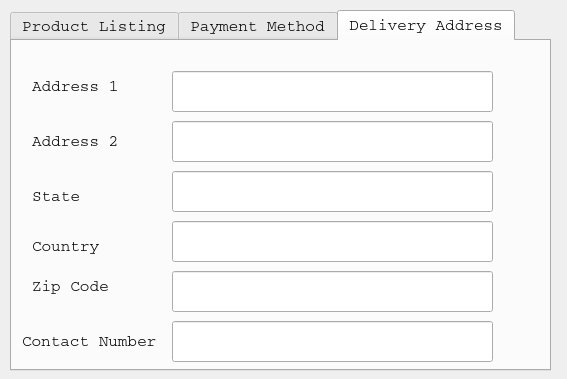
<?xml version="1.0" encoding="UTF-8"?>
<ui version="4.0">
 <class>Dialog</class>
 <widget class="QDialog" name="Dialog">
  <property name="geometry">
   <rect>
    <x>0</x>
    <y>0</y>
    <width>567</width>
    <height>379</height>
   </rect>
  </property>
  <property name="windowTitle">
   <string>Dialog</string>
  </property>
  <widget class="QTabWidget" name="tabWidget">
   <property name="geometry">
    <rect>
     <x>10</x>
     <y>10</y>
     <width>541</width>
     <height>361</height>
    </rect>
   </property>
   <property name="font">
    <font>
     <family>Courier</family>
     <pointsize>12</pointsize>
    </font>
   </property>
   <property name="currentIndex">
    <number>2</number>
   </property>
   <widget class="QWidget" name="tab">
    <attribute name="title">
     <string>Product Listing</string>
    </attribute>
    <widget class="QCheckBox" name="checkBox">
     <property name="geometry">
      <rect>
       <x>10</x>
       <y>30</y>
       <width>191</width>
       <height>61</height>
      </rect>
     </property>
     <property name="font">
      <font>
       <family>Courier</family>
       <pointsize>12</pointsize>
      </font>
     </property>
     <property name="text">
      <string>Cell Phone $150</string>
     </property>
    </widget>
    <widget class="QCheckBox" name="checkBox_2">
     <property name="geometry">
      <rect>
       <x>10</x>
       <y>70</y>
       <width>171</width>
       <height>61</height>
      </rect>
     </property>
     <property name="font">
      <font>
       <family>Courier</family>
       <pointsize>12</pointsize>
      </font>
     </property>
     <property name="text">
      <string>Laptop $500</string>
     </property>
    </widget>
    <widget class="QCheckBox" name="checkBox_3">
     <property name="geometry">
      <rect>
       <x>10</x>
       <y>120</y>
       <width>161</width>
       <height>51</height>
      </rect>
     </property>
     <property name="font">
      <font>
       <family>Courier</family>
       <pointsize>12</pointsize>
      </font>
     </property>
     <property name="text">
      <string>Camera $250</string>
     </property>
    </widget>
    <widget class="QCheckBox" name="checkBox_4">
     <property name="geometry">
      <rect>
       <x>10</x>
       <y>160</y>
       <width>161</width>
       <height>51</height>
      </rect>
     </property>
     <property name="font">
      <font>
       <family>Courier</family>
       <pointsize>12</pointsize>
      </font>
     </property>
     <property name="text">
      <string>Shoes $200</string>
     </property>
    </widget>
    <widget class="QPushButton" name="pushButton">
     <property name="geometry">
      <rect>
       <x>60</x>
       <y>212</y>
       <width>141</width>
       <height>31</height>
      </rect>
     </property>
     <property name="font">
      <font>
       <family>Courier</family>
       <pointsize>12</pointsize>
      </font>
     </property>
     <property name="text">
      <string>Add to Cart</string>
     </property>
    </widget>
   </widget>
   <widget class="QWidget" name="tab_2">
    <attribute name="title">
     <string>Payment Method</string>
    </attribute>
    <widget class="QRadioButton" name="radioButton">
     <property name="geometry">
      <rect>
       <x>20</x>
       <y>30</y>
       <width>161</width>
       <height>41</height>
      </rect>
     </property>
     <property name="text">
      <string>Debit Card</string>
     </property>
    </widget>
    <widget class="QRadioButton" name="radioButton_2">
     <property name="geometry">
      <rect>
       <x>20</x>
       <y>80</y>
       <width>161</width>
       <height>41</height>
      </rect>
     </property>
     <property name="text">
      <string>Credit Card</string>
     </property>
    </widget>
    <widget class="QRadioButton" name="radioButton_3">
     <property name="geometry">
      <rect>
       <x>20</x>
       <y>130</y>
       <width>171</width>
       <height>41</height>
      </rect>
     </property>
     <property name="text">
      <string>Net Banking</string>
     </property>
    </widget>
    <widget class="QRadioButton" name="radioButton_4">
     <property name="geometry">
      <rect>
       <x>20</x>
       <y>180</y>
       <width>181</width>
       <height>61</height>
      </rect>
     </property>
     <property name="text">
      <string>Cash On Delivery</string>
     </property>
    </widget>
   </widget>
   <widget class="QWidget" name="tab_3">
    <attribute name="title">
     <string>Delivery Address</string>
    </attribute>
    <widget class="QLabel" name="label">
     <property name="geometry">
      <rect>
       <x>20</x>
       <y>30</y>
       <width>111</width>
       <height>31</height>
      </rect>
     </property>
     <property name="text">
      <string>Address 1</string>
     </property>
    </widget>
    <widget class="QLabel" name="label_2">
     <property name="geometry">
      <rect>
       <x>20</x>
       <y>90</y>
       <width>101</width>
       <height>21</height>
      </rect>
     </property>
     <property name="text">
      <string>Address 2</string>
     </property>
    </widget>
    <widget class="QLabel" name="label_3">
     <property name="geometry">
      <rect>
       <x>20</x>
       <y>140</y>
       <width>121</width>
       <height>31</height>
      </rect>
     </property>
     <property name="text">
      <string>State</string>
     </property>
    </widget>
    <widget class="QLabel" name="label_4">
     <property name="geometry">
      <rect>
       <x>20</x>
       <y>190</y>
       <width>141</width>
       <height>31</height>
      </rect>
     </property>
     <property name="text">
      <string>Country</string>
     </property>
    </widget>
    <widget class="QLabel" name="label_5">
     <property name="geometry">
      <rect>
       <x>20</x>
       <y>230</y>
       <width>141</width>
       <height>31</height>
      </rect>
     </property>
     <property name="text">
      <string>Zip Code</string>
     </property>
    </widget>
    <widget class="QLabel" name="label_6">
     <property name="geometry">
      <rect>
       <x>10</x>
       <y>280</y>
       <width>141</width>
       <height>41</height>
      </rect>
     </property>
     <property name="text">
      <string>Contact Number</string>
     </property>
    </widget>
    <widget class="QLineEdit" name="lineEdit">
     <property name="geometry">
      <rect>
       <x>160</x>
       <y>30</y>
       <width>321</width>
       <height>41</height>
      </rect>
     </property>
    </widget>
    <widget class="QLineEdit" name="lineEdit_2">
     <property name="geometry">
      <rect>
       <x>160</x>
       <y>80</y>
       <width>321</width>
       <height>41</height>
      </rect>
     </property>
    </widget>
    <widget class="QLineEdit" name="lineEdit_3">
     <property name="geometry">
      <rect>
       <x>160</x>
       <y>130</y>
       <width>321</width>
       <height>41</height>
      </rect>
     </property>
    </widget>
    <widget class="QLineEdit" name="lineEdit_4">
     <property name="geometry">
      <rect>
       <x>160</x>
       <y>180</y>
       <width>321</width>
       <height>41</height>
      </rect>
     </property>
    </widget>
    <widget class="QLineEdit" name="lineEdit_5">
     <property name="geometry">
      <rect>
       <x>160</x>
       <y>230</y>
       <width>321</width>
       <height>41</height>
      </rect>
     </property>
    </widget>
    <widget class="QLineEdit" name="lineEdit_6">
     <property name="geometry">
      <rect>
       <x>160</x>
       <y>280</y>
       <width>321</width>
       <height>41</height>
      </rect>
     </property>
    </widget>
   </widget>
  </widget>
 </widget>
 <resources/>
 <connections/>
</ui>
